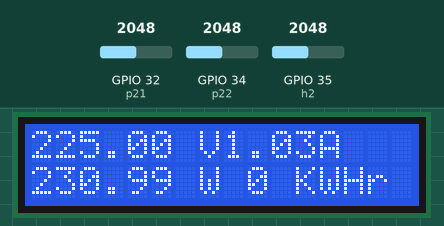
Recording of a sketch running on a simulated ESP32. On the bench: 16×2 character LCD. Inputs (shaded band) come from the test bench; at power-on: GPIO 32 (p21) = 2048, GPIO 34 (p22) = 2048, GPIO 35 (h2) = 2048. WiFi joins after 1.5 s; servers stay silent unless stated; what the sketch prints to the serial monitor is not drawn.

Above: at 11.7 s.

The sketch:

code1.ino
```cpp
//reads from p21, p22,h2,voltage
#include <WiFi.h>
#include "ThingSpeak.h"
#include <Firebase_ESP_Client.h>
#include "addons/TokenHelper.h"
#include <Wire.h>
#include <LiquidCrystal_I2C.h>
#include "addons/RTDBHelper.h"
LiquidCrystal_I2C lcd(0x27, 16, 2);
const char* ssid = "bhupendra";
const char* password = "aayein123";
WiFiClient  client;
#define API_KEY "AIzaSyBra-79seiDYiDe0HNiWusepfIFrV4T1sk"
#define DATABASE_URL "https://powertheft-47a45-default-rtdb.asia-southeast1.firebasedatabase.app/"
FirebaseData fbdo;
FirebaseAuth auth;
FirebaseConfig config;
unsigned long myChannelNumber = 2581352;
const char * myWriteAPIKey = "TAZ3A9PURRCODWTF";

void setup() {
  Serial.begin(115200);
  pinMode(32,INPUT); //p21
  pinMode(34,INPUT); //p22
  pinMode(35,INPUT); //h2
  pinMode(33,INPUT); //voltage
  if(WiFi.status() != WL_CONNECTED){
    Serial.print("Attempting to connect");
    while(WiFi.status() != WL_CONNECTED){
      WiFi.begin(ssid, password);
      delay(5000);
    }
    Serial.println("\nConnected.");
  }
  ThingSpeak.begin(client);
  config.api_key = API_KEY;

  config.database_url = DATABASE_URL;
    if (Firebase.signUp(&config, &auth, "", "")){
    Serial.println("ok");

  }
  else{
    Serial.printf("%s\n", config.signer.signupError.message.c_str());
  }


  config.token_status_callback = tokenStatusCallback;

  Firebase.begin(&config, &auth);
  Firebase.reconnectWiFi(true);
  lcd.init();
  lcd.backlight();
  lcd.clear();

}

float currents[3];
float voltage;
float power[3];
float maxc;
int maxv;
int unit[3];
void loop() {

  readCurrents();
  //readVoltage();
  voltage = 225;
  sendTofb(voltage,"voltage/voltage2");
  cpower();

  sendtoTs(power[0]+power[1],2);
  delay(1000);
  sendtoTs(power[2],4);
  delay(500);
  sendTofb(power[0],"power/pole21");
  delay(1000);
  sendTofb(power[1],"power/pole22");
  delay(1000);
  sendTofb(power[1]+power[0],"power/pole2");
  sendTofb(power[2],"power/home2");
  updatelcd();
  sendTofb(unit[0],"units/pole21");
  sendTofb(unit[1],"units/pole22");
  sendTofb(unit[1]+unit[0],"units/pole2");
  sendTofb(unit[2],"units/home2");
  delay(2000);
}
float val;
void readCurrents(){
  maxc = 0;
  for(int i = 0;i<5000;i++){
    val = analogRead(32);
    if(val>maxc){
      maxc = val;
    }
  }
  maxc = maxc - 3150;
  maxc = maxc/190;
  maxc = 0.177*maxc;
  currents[0] = fabsf(maxc);
    maxc = 0;
  for(int i = 0;i<5000;i++){
    val = analogRead(34);
    if(val>maxc){
      maxc = val;
    }
  }
  maxc = maxc - 3150;
  maxc = maxc/190;
  maxc = 0.177*maxc;
  currents[1] = fabsf(maxc);
    maxc = 0;
  for(int i = 0;i<5000;i++){
    val = analogRead(35);
    if(val>maxc){
      maxc = val;
    }
  }
  maxc = maxc - 3150;
  maxc = maxc/190;
  maxc = 0.177*maxc;
  currents[2] = fabsf(maxc);
}
void readVoltage(){
  maxv = 0;
  for(int i = 0;i<100;i++){
    int val = analogRead(33);
    if(val>maxv){
      maxv = val;
    }
  }
  voltage = maxv;
}
void cpower(){
  power[0] = voltage*currents[0];
  power[1] = voltage*currents[1];
  power[2] = voltage*currents[2];
  unit[0] = unit[0] + power[0]/3600000;
  unit[1] = unit[1] + power[1]/3600000;
  unit[2] = unit[2] + power[2]/3600000;
}
void sendtoTs(int x,int y){
  int response = ThingSpeak.writeField(myChannelNumber, y, x, myWriteAPIKey);
  if(response == 200){
      Serial.println("Channel update successful.");
    }
    else{
      Serial.println("Problem updating channel. HTTP error code " + String(x));
    }
}
void sendTofb(float x,String y){
  if (Firebase.RTDB.setInt(&fbdo, y, x)){
      Serial.println("PASSED");
      Serial.println("PATH: " + fbdo.dataPath());
      Serial.println("TYPE: " + fbdo.dataType());
    }
    else {
      Serial.println("FAILED");
      Serial.println("REASON: " + fbdo.errorReason());
    }
}
void updatelcd(){
  String one = String(voltage) + " V" + String(currents[2]) + "A";
  String two = String(power[2]) + " W " + String(unit[2]) + " KWHr";
  lcd.clear();
  lcd.setCursor(0,0);
  lcd.print(one);
  lcd.setCursor(0,1);
  lcd.print(two);
}
```
